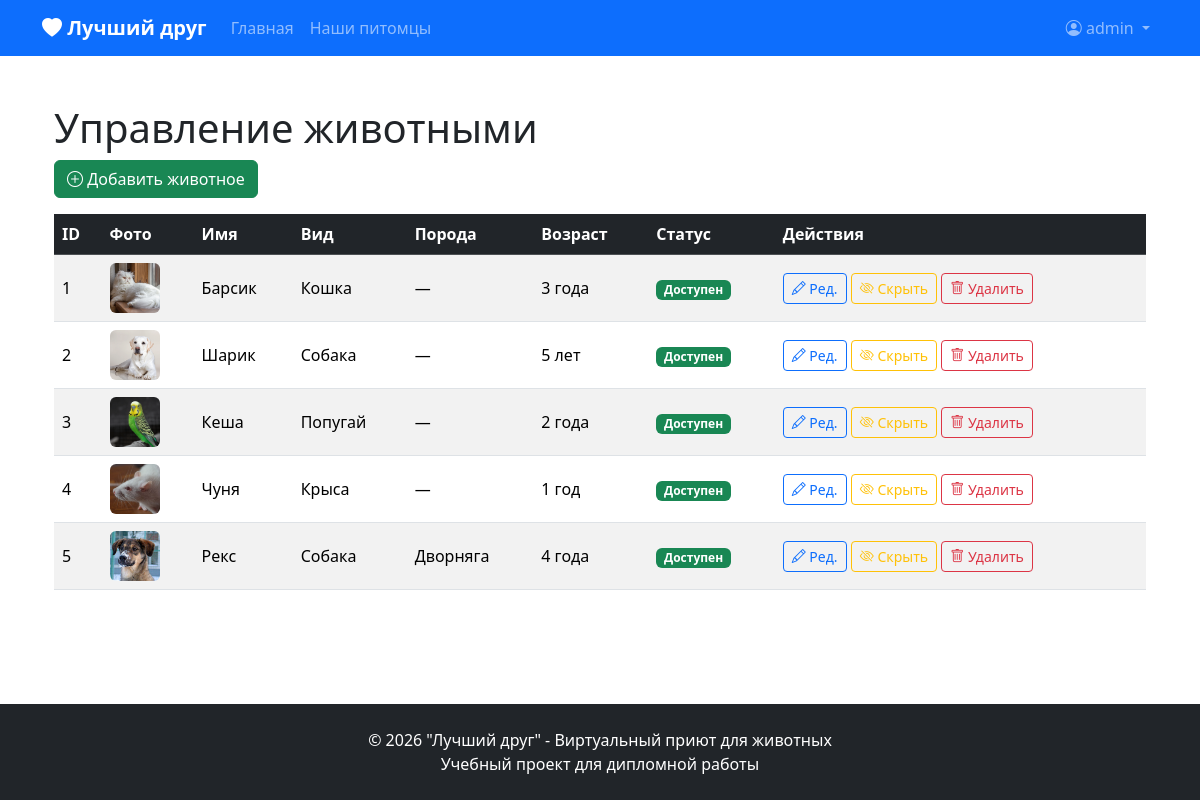
Screenshot of /admin/animals (signed in) with the database file from the repository.
### backend/app/models.py (models this page shows, shortened)
class User(UserMixin, db.Model):
    __tablename__ = 'users'
    id = db.Column(db.Integer, primary_key=True)
    username = db.Column(db.String(50), unique=True, nullable=False)
    password_hash = db.Column(db.String(255), nullable=False)
    role = db.Column(db.String(10), nullable=False, default='user')
    created_at = db.Column(db.DateTime, default=db.func.current_timestamp())
    updated_at = db.Column(db.DateTime, default=db.func.current_timestamp(),
                           onupdate=db.func.current_timestamp())
    profile = db.relationship('UserProfile', backref='user', uselist=False, cascade='all, delete-orphan')
    queue_applications = db.relationship('AdoptionQueue', backref='user', lazy=True, cascade='all, delete-orphan')
    def is_admin(self):
        return self.role == 'admin'

class Animal(db.Model):
    __tablename__ = 'animals'
    id = db.Column(db.Integer, primary_key=True)
    name = db.Column(db.String(50), nullable=False)
    species_id = db.Column(db.Integer, db.ForeignKey('animal_species.id'), nullable=False)
    breed_id = db.Column(db.Integer, db.ForeignKey('breeds.id'))
    age = db.Column(db.Integer)
    gender_id = db.Column(db.Integer, db.ForeignKey('genders.id'), nullable=False)
    size_id = db.Column(db.Integer, db.ForeignKey('sizes.id'))
    color_id = db.Column(db.Integer, db.ForeignKey('colors.id'))
    hair_length_id = db.Column(db.Integer, db.ForeignKey('hair_lengths.id'))
    description = db.Column(db.Text)
    special_needs = db.Column(db.Text)
    is_neutered = db.Column(db.Boolean, default=False)
    requires_house = db.Column(db.Boolean, default=False)
    min_rooms = db.Column(db.Integer, default=1)
    for_children = db.Column(db.Boolean, default=True)
    with_other_animals = db.Column(db.Boolean, default=True)
    is_available = db.Column(db.Boolean, default=True)
    created_at = db.Column(db.DateTime, default=db.func.current_timestamp())
    updated_at = db.Column(db.DateTime, default=db.func.current_timestamp(),
                           onupdate=db.func.current_timestamp())
    photos = db.relationship('AnimalPhoto', backref='animal', lazy=True, cascade='all, delete-orphan')
    queue_applications = db.relationship('AdoptionQueue', backref='animal', lazy=True, cascade='all, delete-orphan')
    edit_logs = db.relationship('AnimalEditLog', backref='animal', lazy=True, cascade='all, delete-orphan')
    def get_age_display(self):
        if self.age is None:
            return "—"
        years = self.age
        if years == 1:
            return "1 год"
        elif 2 <= years <= 4:
            return f"{years} года"
        else:
            return f"{years} лет"

class AnimalPhoto(db.Model):
    __tablename__ = 'animal_photos'
    id = db.Column(db.Integer, primary_key=True)
    animal_id = db.Column(db.Integer, db.ForeignKey('animals.id'), nullable=False)
    photo_url = db.Column(db.String(255), nullable=False)
    is_primary = db.Column(db.Boolean, default=False)
    uploaded_at = db.Column(db.DateTime, default=db.func.current_timestamp())

class AnimalSpecies(db.Model):
    __tablename__ = 'animal_species'
    id = db.Column(db.Integer, primary_key=True)
    name = db.Column(db.String(50), unique=True, nullable=False)
    has_hair = db.Column(db.Boolean, default=False)
    breeds = db.relationship('Breed', backref='species', lazy=True, cascade='all, delete-orphan')
    animals = db.relationship('Animal', backref='species', lazy=True)

class Breed(db.Model):
    __tablename__ = 'breeds'
    id = db.Column(db.Integer, primary_key=True)
    species_id = db.Column(db.Integer, db.ForeignKey('animal_species.id'), nullable=False)
    name = db.Column(db.String(100), nullable=False)
    size_category = db.Column(db.String(10), default='medium')  # small, medium, large
    animals = db.relationship('Animal', backref='breed', lazy=True)

### backend/app/routes/admin.py (the view)
@admin_bp.route('/animals')
@admin_required
def manage_animals():
    page = request.args.get('page', 1, type=int)
    animals = Animal.query.order_by(Animal.created_at.desc()).paginate(page=page, per_page=20)
    return render_template('admin/animals.html', animals=animals)

### backend/app/routes/admin.py (called while the page is built)
def admin_required(f):
    @wraps(f)  # это сохранит имя оригинальной функции
    @login_required
    def decorated_function(*args, **kwargs):
        if not current_user.is_admin():
            abort(403)
        return f(*args, **kwargs)
    return decorated_function

### backend/app/templates/admin/animals.html (shortened to what this page needs)
{% extends "base.html" %}
{% block content %}
<div class="container mt-4">
    <h1> Управление животными</h1>
    <div class="mb-3">
        <a href="{{ url_for('admin.add_animal') }}" class="btn btn-success">
            <i class="bi bi-plus-circle"></i> Добавить животное
        </a>
    </div>
    <div class="table-responsive">
        <table class="table table-striped table-hover align-middle">
            <thead class="table-dark">
                <tr>
                    <th>ID</th>
                    <th>Фото</th>
                    <th>Имя</th>
                    <th>Вид</th>
                    <th>Порода</th>
                    <th>Возраст</th>
                    <th>Статус</th>
                    <th>Действия</th>
                </tr>
            </thead>
            <tbody>
                {% for animal in animals.items %}
                <tr>
                    <td>{{ animal.id }}</td>
                    <td>
                        {% if animal.photos %}
                            <img src="{{ url_for('static', filename=animal.photos[0].photo_url) }}" alt="{{ animal.name }}" style="width: 50px; height: 50px; object-fit: cover;" class="rounded">
                        {% else %}
                            <span class="text-muted">Нет фото</span>
                        {% endif %}
                    </td>
                    <td>{{ animal.name }}</td>
                    <td>{{ animal.species.name }}</td>
                    <td>{{ animal.breed.name if animal.breed else '—' }}</td>
                    <td>{{ animal.get_age_display() }}</td>
                    <td>
                        {% if animal.is_available %}
                            <span class="badge bg-success">Доступен</span>
                        {% else %}
                            <span class="badge bg-secondary">Скрыт</span>
                        {% endif %}
                    </td>
                    <td>
                        <a href="{{ url_for('admin.edit_animal', animal_id=animal.id) }}" class="btn btn-outline-primary btn-sm">
                            <i class="bi bi-pencil"></i> Ред.
                        </a>
                        {% if animal.is_available %}
                            <form method="POST" action="{{ url_for('admin.hide_animal', animal_id=animal.id) }}" style="display:inline;" onsubmit="return confirm('Скрыть животное из каталога?');">
                                <button type="submit" class="btn btn-outline-warning btn-sm">
                                    <i class="bi bi-eye-slash"></i> Скрыть
                                </button>
                            </form>
                        {% else %}
                            <form method="POST" action="{{ url_for('admin.show_animal', animal_id=animal.id) }}" style="display:inline;" onsubmit="return confirm('Показать животное в каталоге?');">
                                <button type="submit" class="btn btn-outline-success btn-sm">
                                    <i class="bi bi-eye"></i> Показать
                                </button>
                            </form>
                        {% endif %}
                        <form method="POST" action="{{ url_for('admin.delete_animal', animal_id=animal.id) }}" style="display:inline;" onsubmit="return confirm('ВНИМАНИЕ! Это действие навсегда удалит животное, все его фотографии и историю заявок. Продолжить?');">
                            <button type="submit" class="btn btn-outline-danger btn-sm">
                                <i class="bi bi-trash"></i> Удалить
                            </button>
                        </form>
                    </td>
                </tr>
                {% else %}
                <tr>
                    <td colspan="8" class="text-center">Животные не найдены</td>
                </tr>
                {% endfor %}
            </tbody>
        </table>
    </div>
</div>
{% endblock %}

### backend/app/templates/base.html (shortened to what this page needs)
<!DOCTYPE html>
<html lang="ru">
<head>
    <link href="https://cdn.jsdelivr.net/npm/bootstrap@5.3.0/dist/css/bootstrap.min.css" rel="stylesheet">
    <link rel="stylesheet" href="https://unpkg.com/bootstrap-icons@1.10.0/font/bootstrap-icons.css">
    <link href="{{ url_for('static', filename='bootstrap/css/bootstrap.min.css') }}" rel="stylesheet">
</head>
<body>
    <nav class="navbar navbar-expand-lg navbar-dark bg-primary">
        <div class="container">
            <a class="navbar-brand" href="{{ url_for('main.index') }}">
                <i class="bi bi-heart-fill"></i> Лучший друг
            </a>
            <div class="collapse navbar-collapse" id="navbarNav">
                <ul class="navbar-nav me-auto">
                    <li class="nav-item">
                        <a class="nav-link" href="{{ url_for('main.index') }}">Главная</a>
                    </li>
                    <li class="nav-item">
                        <a class="nav-link" href="{{ url_for('animals.list_animals') }}">Наши питомцы</a>
                    </li>
                </ul>
                <ul class="navbar-nav">
                    {% if current_user.is_authenticated %}
                        <li class="nav-item dropdown">
                            <a class="nav-link dropdown-toggle" href="#" role="button" data-bs-toggle="dropdown">
                                <i class="bi bi-person-circle"></i> {{ current_user.username }}
                            </a>
                        </li>
                    {% endif %}
                </ul>
            </div>
        </div>
    </nav>
    <main class="content py-4">
        <div class="container">
            {% block content %}{% endblock %}
        </div>
    </main>
    <footer class="bg-dark text-white py-4 mt-4">
        <div class="container text-center">
            <p class="mb-0">© 2026 "Лучший друг" - Виртуальный приют для животных</p>
            <p class="mb-0">Учебный проект для дипломной работы</p>
        </div>
    </footer>
</body>
</html>

### backend/app/templates/base.html (style rules this page uses)
body { min-height: 100vh; display: flex; flex-direction: column; }
.content { flex: 1; }
.navbar-brand { font-weight: bold; }
footer { margin-top: auto; }

### rows the page displays
User: username "admin"
Animal: id "1", photo_url (picture), name "Барсик", species.name "Кошка", breed "—", age "3 года", is_available "Доступен"
Animal: id "2", photo_url (picture), name "Шарик", species.name "Собака", breed "—", age "5 лет", is_available "Доступен"
Animal: id "3", photo_url (picture), name "Кеша", species.name "Попугай", breed "—", age "2 года", is_available "Доступен"
Animal: id "4", photo_url (picture), name "Чуня", species.name "Крыса", breed "—", age "1 год", is_available "Доступен"
Animal: id "5", photo_url (picture), name "Рекс", species.name "Собака", breed "Дворняга", age "4 года", is_available "Доступен"
